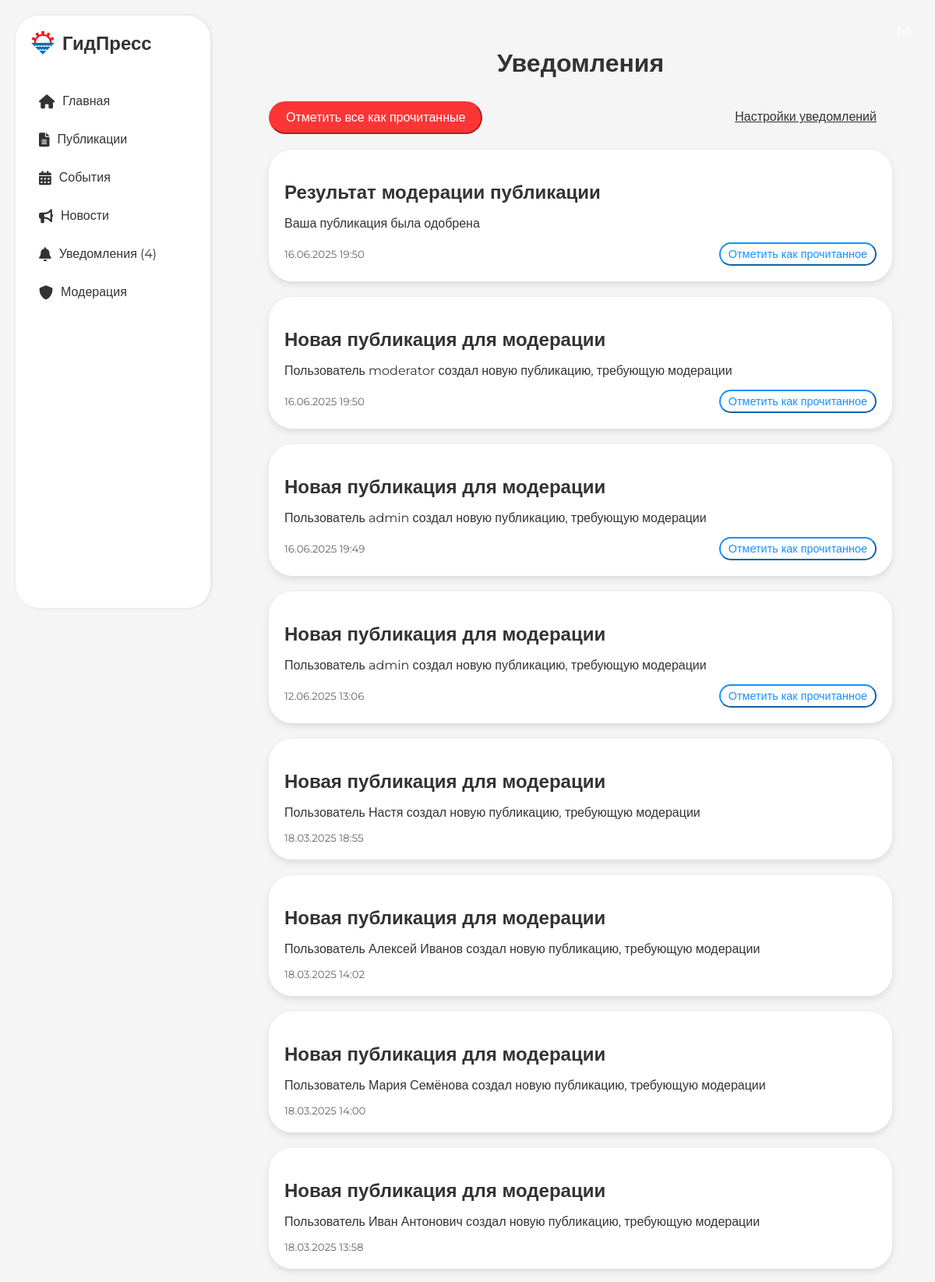
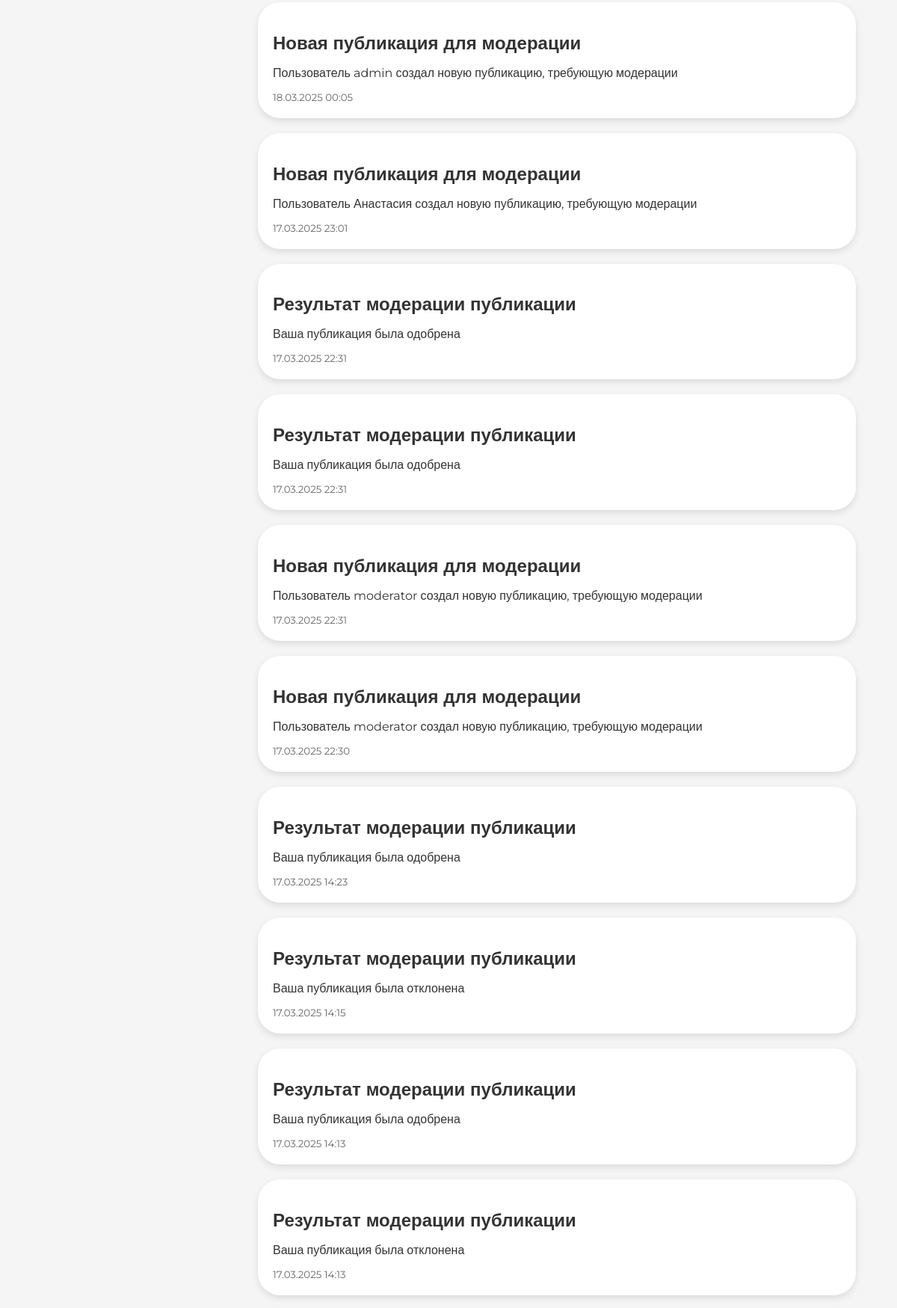
/notifications (signed in, upper part), run on the app's committed database (2 pictures, top to bottom).
### application/models.py (models this page shows, shortened)
class Notification(db.Model):
    id = db.Column(db.Integer, primary_key=True)
    user_id = db.Column(db.Integer, db.ForeignKey('user.id'), nullable=False)
    title = db.Column(db.String(150), nullable=False)
    message = db.Column(db.Text, nullable=False)
    type = db.Column(db.String(50), nullable=False)  # 'system', 'moderation', 'email'
    is_read = db.Column(db.Boolean, default=False)
    created_at = db.Column(db.DateTime, default=datetime.now)
    user = db.relationship('User', backref='notifications')

### application/views/notifications.py (the view)
@notifications_bp.route('/notifications')
@login_required
def list_notifications():
    notifications = Notification.query.filter_by(
        user_id=current_user.id
    ).order_by(Notification.created_at.desc()).all()
    return render_template('notifications/list.html', notifications=notifications)

### application/views/auth.py (called while the page is built)
@login_manager.user_loader
def load_user(user_id):
    return User.query.get(int(user_id))

### application/templates/notifications/list.html (shortened to what this page needs)
{% extends 'base.html' %}
{% block content %}
<div class="home-container" style="
    max-width: 1200px;
    margin: 0 auto;
    padding: 20px;
    display: flex;
    flex-direction: column;
    align-items: center;
    min-height: calc(100vh - 40px); /* Учитываем отступы */
">
    <h1 style="font-size: 2rem; color: #333; margin-bottom: 30px; text-align: center; font-weight: 600;">Уведомления</h1>
    <div style="display: flex; justify-content: space-between; width: 100%; max-width: 800px; margin-bottom: 20px;">
        <button class="ant-btn ant-btn-primary" onclick="markAllAsRead()" style="
            padding: 10px 20px;
            border-radius: 50px;
            background-color: #FD3536;
            border-color: #FD3536;
            font-size: 1rem;
            font-weight: 500;
            color: #fff;
            transition: background-color 0.3s ease;
            display: flex;
            align-items: center;
            justify-content: center;
        ">
            Отметить все как прочитанные
        </button>
        <a href="{{ url_for('notifications.notification_settings') }}" class="ant-btn ant-btn-default" style="
            padding: 10px 20px;
            border-radius: 50px;
            background-color: #f5f5f5;
            border-color: #d9d9d9;
            color: #333;
            font-size: 1rem;
            font-weight: 500;
        ">
            Настройки уведомлений
        </a>
    </div>
    <div class="notifications-list" style="
        width: 100%;
        max-width: 800px;
        display: flex;
        flex-direction: column;
        gap: 20px;
    ">
        {% if notifications %}
            {% for notification in notifications %}
                <div class="notification-card" style="
                    background-color: #fff;
                    border-radius: 30px;
                    box-shadow: 0 4px 10px rgba(0, 0, 0, 0.1);
                    padding: 20px;
                ">
                    <h2 style="color: #333; margin-bottom: 15px;">{{ notification.title }}</h2>
                    <p style="color: #333; margin-bottom: 15px;">{{ notification.message }}</p>
                    <div style="display: flex; justify-content: space-between; align-items: center;">
                        <small style="color: #666;">{{ notification.created_at.strftime('%d.%m.%Y %H:%M') }}</small>
                        {% if not notification.is_read %}
                            <button class="ant-btn ant-btn-outline-primary" onclick="markAsRead({{ notification.id }})" style="
                                padding: 5px 10px;
                                border-radius: 50px;
                                background-color: transparent;
                                border-color: #1890ff;
                                color: #1890ff;
                                font-size: 0.9rem;
                                font-weight: 500;
                            ">
                                Отметить как прочитанное
                            </button>
                        {% endif %}
                    </div>
                </div>
            {% endfor %}
        {% endif %}
    </div>
</div>
{% endblock %}

### data on the page
Notification: title "Результат модерации публикации", message "Ваша публикация была одобрена", created_at "16.06.2025 19:50"
Notification: title "Новая публикация для модерации", message "Пользователь moderator создал новую публикацию, требующую модерации", created_at "16.06.2025 19:50"
Notification: title "Новая публикация для модерации", message "Пользователь admin создал новую публикацию, требующую модерации", created_at "16.06.2025 19:49"
Notification: title "Новая публикация для модерации", message "Пользователь admin создал новую публикацию, требующую модерации", created_at "12.06.2025 13:06"
Notification: title "Новая публикация для модерации", message "Пользователь Настя создал новую публикацию, требующую модерации", created_at "18.03.2025 18:55"
Notification: title "Новая публикация для модерации", message "Пользователь Алексей Иванов создал новую публикацию, требующую модерации", created_at "18.03.2025 14:02"
Notification: title "Новая публикация для модерации", message "Пользователь Мария Семёнова создал новую публикацию, требующую модерации", created_at "18.03.2025 14:00"
Notification: title "Новая публикация для модерации", message "Пользователь Иван Антонович создал новую публикацию, требующую модерации", created_at "18.03.2025 13:58"
Notification: title "Новая публикация для модерации", message "Пользователь admin создал новую публикацию, требующую модерации", created_at "18.03.2025 00:05"
Notification: title "Новая публикация для модерации", message "Пользователь Анастасия создал новую публикацию, требующую модерации", created_at "17.03.2025 23:01"
Notification: title "Результат модерации публикации", message "Ваша публикация была одобрена", created_at "17.03.2025 22:31"
Notification: title "Результат модерации публикации", message "Ваша публикация была одобрена", created_at "17.03.2025 22:31"
Notification: title "Новая публикация для модерации", message "Пользователь moderator создал новую публикацию, требующую модерации", created_at "17.03.2025 22:31"
Notification: title "Новая публикация для модерации", message "Пользователь moderator создал новую публикацию, требующую модерации", created_at "17.03.2025 22:30"
Notification: title "Результат модерации публикации", message "Ваша публикация была одобрена", created_at "17.03.2025 14:23"
Notification: title "Результат модерации публикации", message "Ваша публикация была отклонена", created_at "17.03.2025 14:15"
Notification: title "Результат модерации публикации", message "Ваша публикация была одобрена", created_at "17.03.2025 14:13"
Notification: title "Результат модерации публикации", message "Ваша публикация была отклонена", created_at "17.03.2025 14:13"

### other printed values
{{ '(' }} "("
{{ ')' }} ")"
